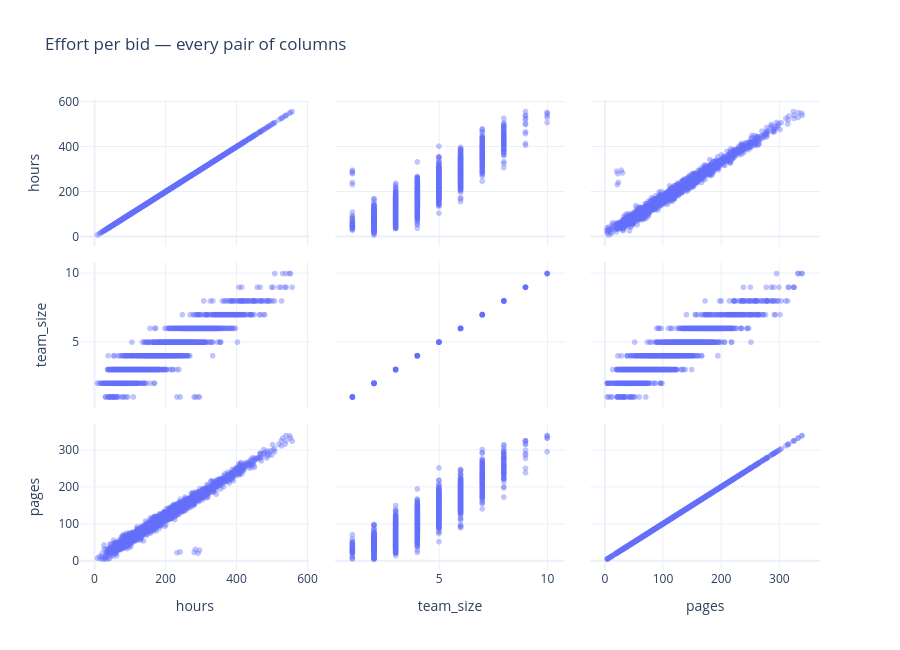

Notebook code cell kept with this figure:
### Markdown cell above
---

## Exercise 7 — Outliers you only see in several dimensions

*Lesson section 02 · Outliers · 15 minutes*

A boxplot looks at **one column at a time**. Some bids break no single-column rule and are
still impossible: 260 hours of work — normal — delivered by *one person* — possible — as a
*20-page* offer — also possible. Together, they do not add up. The first step is to **see**
several dimensions at once (given): each small panel below is the scatter plot of one pair
of columns.

### Code cell
EFFORT = ["hours", "team_size", "pages"]
px.scatter_matrix(effort, dimensions=EFFORT, opacity=0.4, height=650,
                  title="Effort per bid — every pair of columns")

### Figure 1 — Plotly figure (JSON) as saved in the notebook; plotly's stock layout.template omitted (floating-point values rounded to 4 significant figures; data arrays with more than 128 entries replaced by an {"elided": "..."} marker saying what was removed)
{"data": [{"dimensions": [{"axis": {"matches": true}, "label": "hours", "values": {"elided": "2000 float values"}}, {"axis": {"matches": true}, "label": "team_size", "values": {"elided": "2000 int values"}}, {"axis": {"matches": true}, "label": "pages", "values": {"elided": "2000 int values"}}], "hovertemplate": "%{xaxis.title.text}=%{x}<br>%{yaxis.title.text}=%{y}<extra></extra>", "legendgroup": "", "marker": {"color": "#636efa", "opacity": 0.4, "symbol": "circle"}, "name": "", "showlegend": false, "type": "splom"}], "layout": {"dragmode": "select", "height": 650, "legend": {"tracegroupgap": 0}, "title": {"text": "Effort per bid — every pair of columns"}}}
